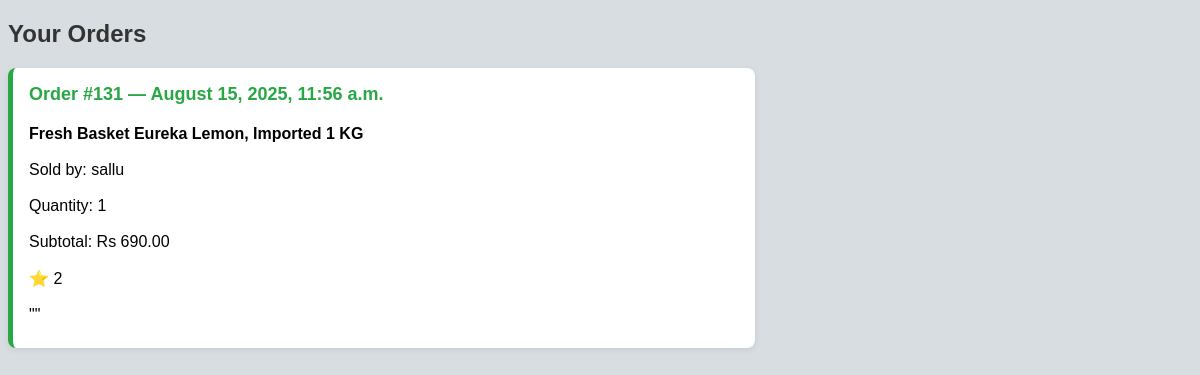
The page /order_history (signed in) on the database its author committed.
### home/models.py (models this page shows, shortened)
class Order(models.Model):
    order_id=models.AutoField(primary_key=True)
    item_json=models.CharField(max_length=5000)
    name=models.CharField(max_length=50)
    email=models.CharField(max_length=500)
    phone=models.CharField(max_length=50)
    address=models.CharField(max_length=150)
    city=models.CharField(max_length=510)
    state=models.CharField(max_length=150)
    postal_code=models.CharField(max_length=150)
    product_owner=models.TextField(max_length=500,null=True,blank=True)
    created_at = models.DateTimeField(auto_now_add=True,null=True,blank=True)
    buyer = models.ForeignKey(
        settings.AUTH_USER_MODEL,
        on_delete=models.CASCADE,
        related_name='orders',
        null=True, blank=True
    )
    def __str__(self):
        return f"Order #{self.order_id} - {self.name}"

class OrderItem(models.Model):
    order = models.ForeignKey(Order, on_delete=models.CASCADE, related_name="items")
    product = models.ForeignKey('Product', on_delete=models.CASCADE)
    farmer = models.ForeignKey(
        settings.AUTH_USER_MODEL,
        on_delete=models.CASCADE,
        related_name="farmer_orders"
    )
    quantity = models.PositiveIntegerField()
    subtotal = models.DecimalField(max_digits=10, decimal_places=2)

class Product(models.Model):
    name = models.CharField(max_length=50)
    desc = models.CharField(max_length=50)
    price = models.IntegerField()
    category = models.CharField(max_length=50, default='')
    subcategory = models.CharField(max_length=50, default='')
    image = models.ImageField(upload_to='product', default='')
    data=models.DateField()
    stock = models.IntegerField(default=None, blank=True, null=True)
    owner = models.ForeignKey(User, default=None, blank=True, null=True, on_delete=models.CASCADE)

class FarmerRating(models.Model):
    farmer = models.ForeignKey(
        settings.AUTH_USER_MODEL,
        on_delete=models.CASCADE,
        related_name="ratings_received"
    )
    buyer = models.ForeignKey(
        settings.AUTH_USER_MODEL,
        on_delete=models.CASCADE,
        related_name="ratings_given"
    )
    order_item = models.OneToOneField(
        OrderItem,
        on_delete=models.CASCADE,
        related_name="rating"
    )
    rating = models.PositiveSmallIntegerField()  # 1–5
    review = models.TextField(blank=True)
    created_at = models.DateTimeField(auto_now_add=True)
    class Meta:
        unique_together = ('buyer', 'order_item')

### home/views.py (the view)
# urls.py: path('order_history',views.order_history,name='order_history'),
def order_history(request):
    orders = (
        Order.objects
        .filter(buyer=request.user)
        .prefetch_related('items__farmer', 'items__product', 'items__rating')
        .order_by('created_at')
    )
    print(orders)
    return render(request, 'order_history.html', {'orders': orders})

### templates/order_history.html (shortened to what this page needs)
{% block content %}
<!DOCTYPE html>
<html lang="en">
<head>
</head>
<body>
<h2>Your Orders</h2>
{% for order in orders %}
  <div class="order-card">
    <h4>Order #{{ order.order_id }} — {{ order.created_at|date:"F j, Y, g:i a" }}</h4>
    <ul>
      {% for item in order.items.all %}
        <li>
          <strong>{{ item.product.name }}</strong> <br><br>Sold by: {{ item.farmer.username }}<br><br>
          Quantity: {{ item.quantity }} <br><br> Subtotal: Rs {{ item.subtotal }}<br><br>
          {% if item.rating %}
            ⭐ {{ item.rating.rating }}<br><br>"{{item.rating.review }}"
          {% else %}
            <a href="{% url 'rate-farmer' item.id %}" class="btn btn-sm btn-primary">Rate Farmer</a>
          {% endif %}
        </li>
      {% endfor %}
    </ul>
  </div>
{% empty %}
  <p>You have no orders yet.</p>
{% endfor %}
{% endblock %}
</body>
</html>

### templates/order_history.html (style rules this page uses)
body { font-family: Arial, sans-serif; background: #d8dde2; }
h2 { margin-bottom: 20px; color: #333; }
.order-card { background: #fff; border-radius: 8px; box-shadow: 0 2px 6px rgba(0,0,0,0.08); padding: 16px; margin-bottom: 20px; border-left: 5px solid #28a745; transition: transform 0.2s ease; width:60%; }
.order-card h4 { margin: 0 0 12px; font-size: 18px; color: #28a745; }
.order-card ul { list-style: none; padding: 0; margin: 0; }
.order-card li { padding: 8px 0; border-bottom: 1px solid #eee; }
.order-card li:last-child { border-bottom: none; }

### rows shown on the page
Order: order_id "131", created_at "August 15, 2025, 11:56 a.m."
OrderItem: product.name "Fresh Basket Eureka Lemon, Imported 1 KG", farmer.username "sallu", quantity "1", subtotal "690.00", rating.rating "2"
